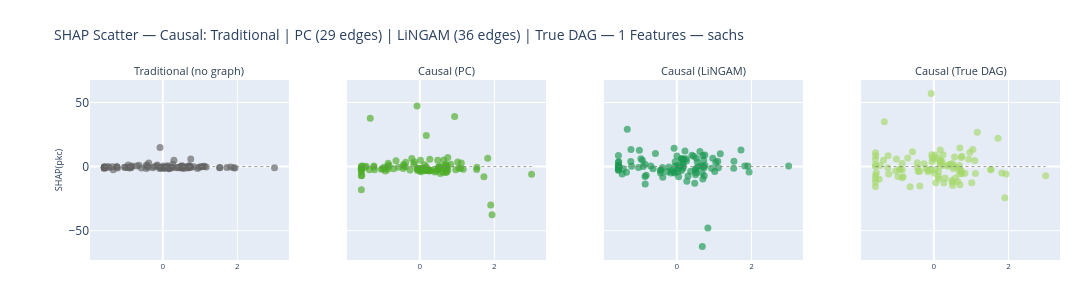

Here is the notebook cell this chart was saved with:
### Code cell
fig_scatter = plot_shap_scatter_pc_vs_lingam(
    shap_data, feature_names, scratch_rank, top_features, x_test,
    pc_edges, lingam_edges, DATASET, N_TOP_FEATURES,
    method = "Causal",
    features=HIGHLIGHT_FEATURES,
    save_dir=PLOTS_DIR,
)
